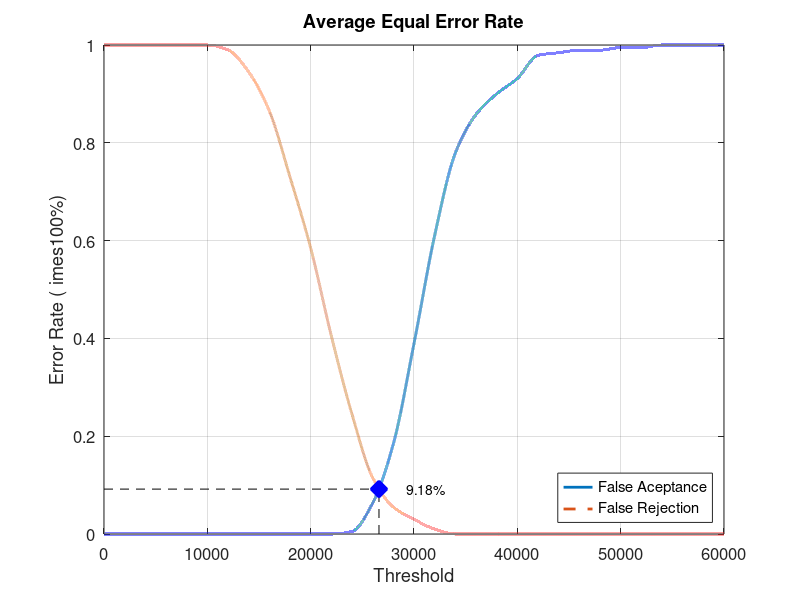
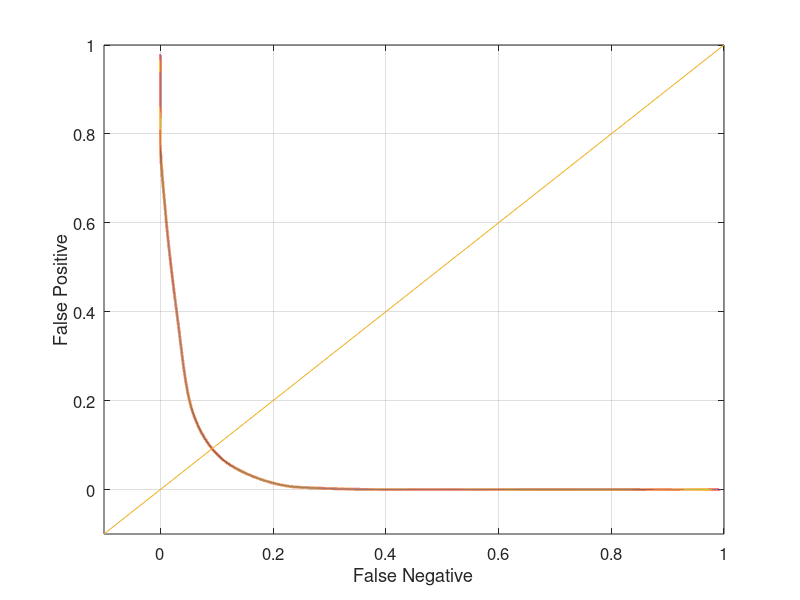

Source code (MATLAB) for these figures, in order:
close all;
clear;
clc;
x = 0:2000:60000;
xq = 0:0.5:60000;

y0 = [0 0 0 0 0 0 0 0 0 0 0 0 0.00526316 0.0631579 0.184211 0.389474 0.610526 0.778947 0.857895 0.9 0.931579 0.978947 0.984211 0.989474 0.989474 0.994737 0.994737 1 1 1 1]
yy0 = interp1(x, y0, xq, 'pchip');
y1 = [1 1 1 1 1 1 0.99 0.945 0.865 0.73 0.585 0.405 0.245 0.115 0.055 0.03 0.01 0 0 0 0 0 0 0 0 0 0 0 0 0 0]
yy1 = interp1(x, y1, xq, 'pchip');

% Calculating EER: 
y2 = abs(y0 - y1);
find(y2 == min(y2))
yy2 = abs(yy0 - yy1);
xEER = find(yy2 == min(yy2));
xEERIndex = xq(xEER) % X-axis EER
yEER = yy0(xEER) % Y-axis EER

main = figure
plot(xq, yy0,'-','LineWidth', 2);	hold on
plot(xq, yy1,'--','LineWidth', 2);	hold on
plot([xEERIndex xEERIndex], [0 yEER], 'k--');	hold on
plot([0 xEERIndex], [yEER yEER], 'k--');	hold on
plot(xEERIndex, yEER, 'bx', 'LineWidth', 10);	hold on
text(xEERIndex + 10 * xEERIndex / 100, yEER, [num2str(round((10000 * yEER)) / 100) '%'])
legend('False Aceptance', 'False Rejection', 'Location', 'SouthEast')
xlabel('Threshold')
ylabel('Error Rate (	imes100%)')
title('Average Equal Error Rate')
set(gca, 'FontSize', 12)
axis([0 60000 0 1])
grid on

print(main, 'Database5_3Main', '-dpng');
FNRxFPR = figure('Color', [1 1 1]);
plot(yy1, yy0, '-', yy1, yy0, 'LineWidth', 2);
hold on
y = -0.1:0.1:1
plot(y, y); 
set(gca, 'FontSize', 12)
xlabel('False Negative')
ylabel('False Positive')
axis([-0.1 1 -0.1 1])
set(gca, 'FontSize', 12)
grid on

print(FNRxFPR, 'Database5_3FNRxFPR','-dpng');
